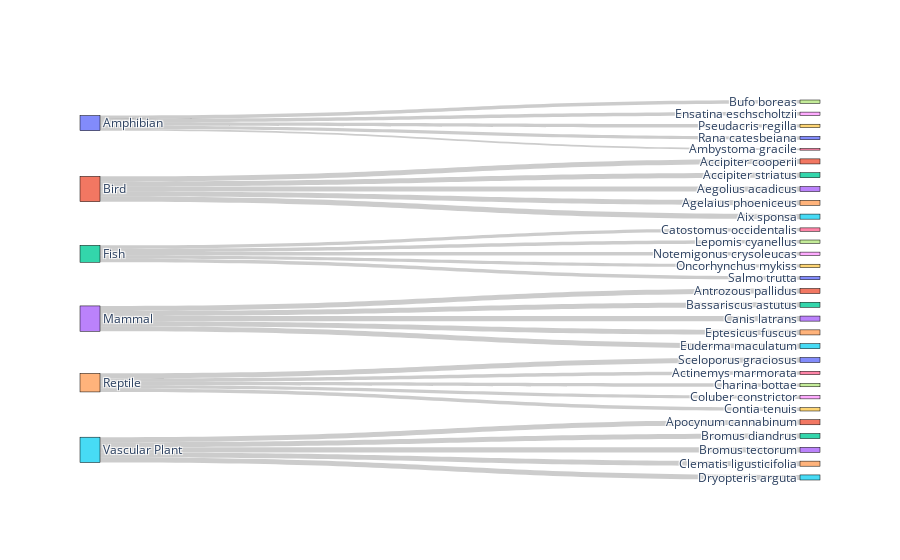

The notebook cell saved with this chart:
### Code cell
import pandas as pd
import plotly.graph_objects as go

# Step 1: Get the counts for category -> species
category_species_count = df_combined.groupby(['Category', 'Scientific Name']).size().reset_index(name='count')

# Step 2: For each category, get the top 5 species
filtered_category_species_count = (
    category_species_count.assign(rank=category_species_count.groupby('Category')['count'].rank(method='first', ascending=False))
    .query('rank <= 5')  # Select the top 5 species per category
    .drop(columns='rank')
)

# Create the links for category -> species
category_species_links = filtered_category_species_count[['Category', 'Scientific Name', 'count']].rename(
    columns={'Category': 'source', 'Scientific Name': 'target', 'count': 'value'}
)

# Create a list of nodes
nodes = list(pd.concat([
    filtered_category_species_count['Category'],
    filtered_category_species_count['Scientific Name']
]).unique())

# Map the nodes to indices
nodes_dict = {node: i for i, node in enumerate(nodes)}

# Add node indices to the links
category_species_links['source'] = category_species_links['source'].map(nodes_dict)
category_species_links['target'] = category_species_links['target'].map(nodes_dict)

# Create the Sankey diagram
fig = go.Figure(go.Sankey(
    node=dict(
        pad=15,
        thickness=20,
        line=dict(color="black", width=0.5),
        label=nodes
    ),
    link=dict(
        source=category_species_links['source'],
        target=category_species_links['target'],
        value=category_species_links['value']
    )
))

fig.show()

### Figure 1 — Plotly figure (JSON) as saved in the notebook; plotly's stock layout.template omitted (floating-point values rounded to 4 significant figures)
{"data": [{"link": {"source": [0, 0, 0, 0, 0, 1, 1, 1, 1, 1, 2, 2, 2, 2, 2, 3, 3, 3, 3, 3, 4, 4, 4, 4, 4, 5, 5, 5, 5, 5], "target": [6, 7, 8, 9, 10, 11, 12, 13, 14, 15, 16, 17, 18, 19, 20, 21, 22, 23, 24, 25, 26, 27, 28, 29, 30, 31, 32, 33, 34, 35], "value": [1, 2, 2, 2, 2, 3, 3, 3, 3, 3, 2, 2, 2, 2, 2, 3, 3, 3, 3, 3, 2, 2, 2, 2, 3, 3, 3, 3, 3, 3]}, "node": {"label": ["Amphibian", "Bird", "Fish", "Mammal", "Reptile", "Vascular Plant", "Ambystoma gracile", "Bufo boreas", "Ensatina eschscholtzii", "Pseudacris regilla", "Rana catesbeiana", "Accipiter cooperii", "Accipiter striatus", "Aegolius acadicus", "Agelaius phoeniceus", "Aix sponsa", "Catostomus occidentalis", "Lepomis cyanellus", "Notemigonus crysoleucas", "Oncorhynchus mykiss", "Salmo trutta", "Antrozous pallidus", "Bassariscus astutus", "Canis latrans", "Eptesicus fuscus", "Euderma maculatum", "Actinemys marmorata", "Charina bottae", "Coluber constrictor", "Contia tenuis", "Sceloporus graciosus", "Apocynum cannabinum", "Bromus diandrus", "Bromus tectorum", "Clematis ligusticifolia", "Dryopteris arguta"], "line": {"color": "black", "width": 0.5}, "pad": 15, "thickness": 20}, "type": "sankey"}], "layout": {}}
